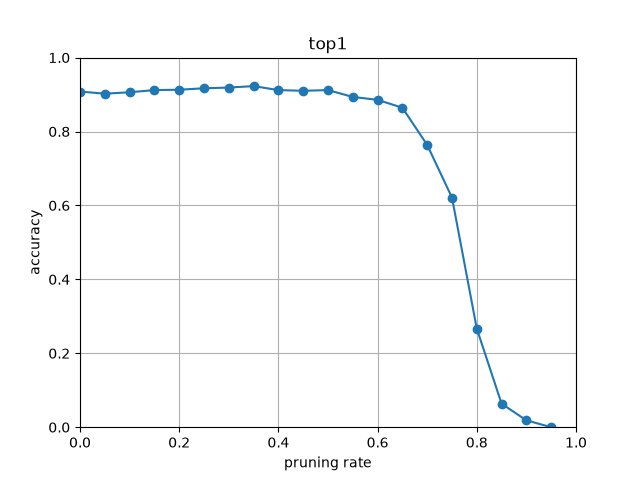
#> input picture prun_acc_figure/sret_s/top1.png, 640 x 480 px; its folder holds only this picture in this run
$ python line_up_the_pictures.py
#> lines starting #> are read from the running program, lines starting #| are printed output that depends on the picture
from pathlib import Path
from PIL import Image

# 設定
dir_path = Path("./analysis-data/activations/sret_s")  # 対象のディレクトリ
thumb_size = (200, 200)  # 各画像のサイズ (幅, 高さ)
cols = 5  # 1行に並べる枚数

# 画像ファイルの取得
valid_exts = {".jpg", ".jpeg", ".png", ".webp"}
img_paths = [p for p in dir_path.iterdir() if p.suffix.lower() in valid_exts]

if not img_paths:
    print("画像が見つかりませんでした。")
    exit()

# 枚数から全体の行数とキャンバスサイズを計算
num_imgs = len(img_paths)
rows = (num_imgs + cols - 1) // cols
canvas_width = cols * thumb_size[0]
canvas_height = rows * thumb_size[1]

# 白地の大きなキャンバスを作成
canvas = Image.new("RGB", (canvas_width, canvas_height), (255, 255, 255))
#> canvas: PIL image 1000x200 RGB; every value is 255

# 画像を1枚ずつリサイズして貼り付け
for i, path in enumerate(img_paths):
    with Image.open(path) as img:
#> img is the input picture: PIL image 640x480 RGBA; mean R, G, B, A 249.5, 250.2, 250.7, 255
        img_resized = img.resize(thumb_size)
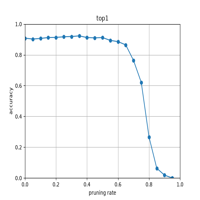
#> img_resized: PIL image 200x200 RGBA; mean R, G, B, A 249.2, 249.9, 250.4, 255

        col = i % cols
        row = i // cols
        x = col * thumb_size[0]
        y = row * thumb_size[1]

        canvas.paste(img_resized, (x, y))
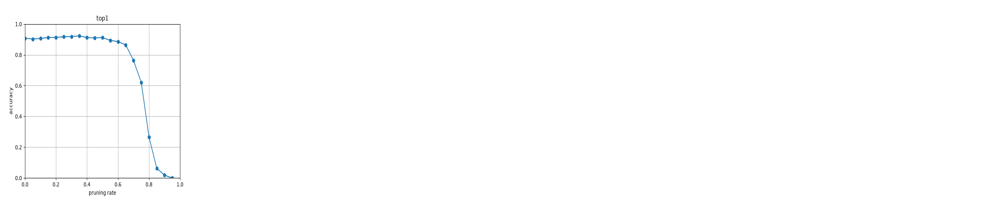
#> canvas: PIL image 1000x200 RGB; mean R, G, B 253.8, 254, 254.1

# 保存
canvas.save("combined_image.jpg")
print("1枚の画像に結合して保存しました！")
